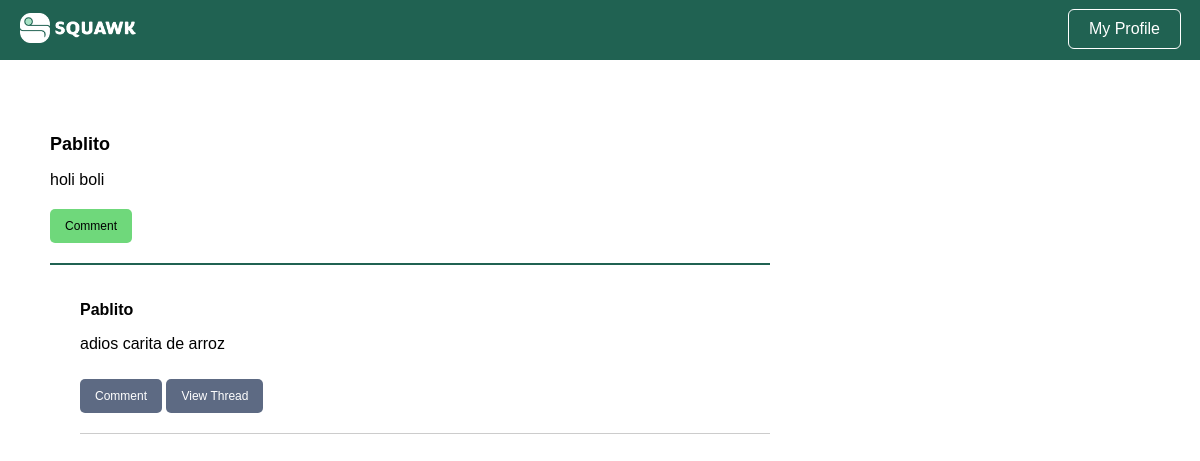
The page /thread/93 (signed in) on the database its author committed.
### tables this page shows
CREATE TABLE users (
  user_id INTEGER PRIMARY KEY AUTOINCREMENT,
  username VARCHAR NOT NULL,
  password VARCHAR NOT NULL,
  is_admin BOOLEAN NOT NULL
);

CREATE TABLE squawks (
  squawk_id INTEGER PRIMARY KEY AUTOINCREMENT,
  content VARCHAR NOT NULL,
  is_reply_to INT,
  user_id INT,
  created TIMESTAMP NOT NULL DEFAULT CURRENT_TIMESTAMP
);

### squawk_controller.py (the view)
def thread(squawk_id):
  user_id = session['user_id']
  squawk = ss.get_squawk(squawk_id=squawk_id)
  user = us.get_user(squawk.user_id).username
  squawk_info = (squawk, user)
  thread = ts.get_thread(squawk.squawk_id)
  thread_users = [us.get_user(squawk.user_id).username for squawk in thread]
  thread_info = list(zip(thread, thread_users))
  return render_template('thread.html', squawk_info=squawk_info, thread_info=thread_info, user_id=user_id)

### bl/squawk_service.py (called while the page is built)
  def get_squawk(self, squawk_id):
    squawk = self.squawkDAO.get(squawk_id)
    return squawk

### bl/thread_service.py (called while the page is built)
  def get_thread(self, squawk_id):
    squawk = self.squawkDAO.get(squawk_id)
    if not squawk:
      return []
    thread = self._get_replies(squawk_id)
    return thread

  def _get_replies(self, squawk_id):
    replies = []
    squawks = self.squawkDAO.getall()
    for x in squawks:
      if x.is_reply_to == squawk_id:
        replies.append(x)
    return replies

### bl/user_service.py (called while the page is built)
  def get_user(self, user_id):
    user = self.userDAO.get(user_id)
    return user

### dl/squawk_dao.py (called while the page is built)
  def get(self, squawkID):
    query = "SELECT * FROM squawks WHERE squawk_id = ?"
    result = self.DB.run_query(query, (squawkID, ))
    try:
      data = result.fetchone()
      squawk = Squawk(data)
      return squawk
    except:
      return None

  def getall(self):
    query = "SELECT * FROM squawks ORDER BY created DESC"
    result = self.DB.run_query(query)
    try:
      data_list = result.fetchall()
      squawks = []
      for data in data_list:
        squawk = Squawk(data)#['squawk_id'], data['content'], data['is_reply_to'], data['user_id'], data['created'])
        squawks.append(squawk)
      return squawks
    except:
      return None

### dl/user_dao.py (called while the page is built)
  def get(self, userID):
    query = "SELECT * FROM users WHERE user_id = ?"
    result = self.DB.run_query(query, (userID, ))
    try:
      data = result.fetchone()
      user = User(data)
      return user
    except:
      return None

### utils/database.py (called while the page is built)
  def run_query(self, query, parameters=None):
    try:
      cursor = self.connection.cursor()
      if parameters:
        cursor.execute(query, parameters)
      else:
        cursor.execute(query)
      self.connection.commit()
      return cursor
    except Exception as e:
      print(f"Error running query: {e}")
      return None

### templates/thread.html (shortened to what this page needs)
<!DOCTYPE html>
<html>
  <head>
    <link rel="stylesheet" href="{{ url_for('static', filename='squawk_basic.css') }}" />
    <link rel="stylesheet" href="{{ url_for('static', filename='squawk_render.css') }}" />
  </head>
  <body>
    <div class="navbar">
      <a href="{{url_for('home')}}"><img src="{{ url_for('static', filename='img/squawk_long.png') }}" alt="Squawk Logo" class="logo"></a>
      <a href="{{ url_for('user', user_id=user_id) }}"><button class="login-button">My Profile</button></a>
    </div>
    <div class="board">
      <div class="squawk">
        <h4>
          <a href="{{url_for('user', user_id=squawk_info[0].user_id)}}"> {{squawk_info[1]}} </a>
        </h4>
        <p> {{squawk_info[0].content}} </p>
        <a href="{{ url_for('comment', is_reply_to=squawk_info[0].squawk_id) }}"><button id="{{squawk_info[0].squawk_id}}">Comment</button></a>
      </div>
      {% for thread, t_user in thread_info %}
      <div class="thread">
        <div class="comment">
          <p class="username">
            <a href="{{url_for('user', user_id=thread.user_id)}}"> {{t_user}} </a>
          </p>
          <p> {{thread.content}} </p>
          <a href="{{ url_for('comment', is_reply_to=thread.squawk_id) }}"><button id="{{thread.squawk_id}}">Comment</button></a>
          <a href="{{ url_for('thread', squawk_id=thread.squawk_id) }}"><button id="{{thread.squawk_id}}">View Thread</button></a>
        </div>
      </div>
      {% endfor %}
    </div>
  </body>
</html>

### static/squawk_basic.css (style rules this page uses)
body { font-family: Arial, sans-serif; margin: 0; padding: 0; }
a { color: #2660A4 }
.login-button { background-color: transparent; border-radius: 5px; color: white; cursor: pointer; font-size: 16px; margin-right: 10px; outline: 1px solid white; padding: 10px 20px; }
.navbar { background-color: #206252; padding: 10px; display: flex; justify-content: space-between; }
.navbar button { background-color: transparent; border: none; color: white; cursor: pointer; font-size: 16px; margin-bottom: 2px; margin-right: 10px; }
.navbar .logo { height: 30px; margin-left: 10px; margin-top: 3px; }

### static/squawk_render.css (style rules this page uses)
.board { display: flex; flex-direction: column; justify-content: center; margin: 50px; width: 60vw; }
.board a { color: inherit; text-decoration: none; }
.squawk { border-bottom: 2px solid #206252; margin-bottom: 20px; }
.squawk h4 { font-size: 18px; margin-bottom: 10px; }
.squawk p { font-size: 16px; margin-bottom: 10px; }
.squawk button { background-color: #6FD87B; border: none; border-radius: 5px; color: black; cursor: pointer; font-size: 12px; margin-bottom: 20px; margin-top: 10px; padding: 10px 15px; }
.thread { margin-bottom: 10px; margin-left: 30px; }
.thread button { background-color: #5D6A83; border: none; border-radius: 5px; color: white; cursor: pointer; font-size: 12px; margin-bottom: 20px; margin-top: 10px; padding: 10px 15px; }
.thread .comment { border-bottom: 1px solid #CCC; font-size: 16px; margin-bottom: 10px; }
.thread .comment .username { font-weight: bold; }

### rows shown on the page
users: username "Pablito", content "adios carita de arroz"
squawks: content "holi boli"
